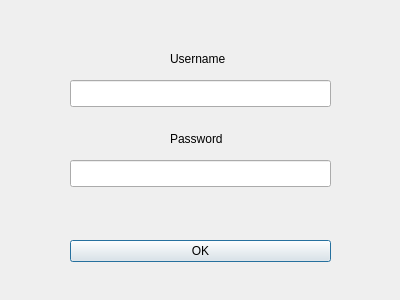
<?xml version="1.0" encoding="UTF-8"?>
<ui version="4.0">
 <class>CadastaDialogBase</class>
 <widget class="QDialog" name="CadastaDialogBase">
  <property name="geometry">
   <rect>
    <x>0</x>
    <y>0</y>
    <width>400</width>
    <height>300</height>
   </rect>
  </property>
  <property name="windowTitle">
   <string>Cadasta QGIS plugin</string>
  </property>
  <widget class="QDialogButtonBox" name="loginButton">
   <property name="geometry">
    <rect>
     <x>70</x>
     <y>240</y>
     <width>261</width>
     <height>32</height>
    </rect>
   </property>
   <property name="orientation">
    <enum>Qt::Vertical</enum>
   </property>
   <property name="standardButtons">
    <set>QDialogButtonBox::Ok</set>
   </property>
   <property name="centerButtons">
    <bool>false</bool>
   </property>
  </widget>
  <widget class="QLineEdit" name="passwordInput">
   <property name="geometry">
    <rect>
     <x>70</x>
     <y>160</y>
     <width>261</width>
     <height>27</height>
    </rect>
   </property>
  </widget>
  <widget class="QLabel" name="label_2">
   <property name="geometry">
    <rect>
     <x>170</x>
     <y>130</y>
     <width>66</width>
     <height>17</height>
    </rect>
   </property>
   <property name="text">
    <string>Password</string>
   </property>
  </widget>
  <widget class="QLabel" name="label">
   <property name="geometry">
    <rect>
     <x>170</x>
     <y>50</y>
     <width>66</width>
     <height>17</height>
    </rect>
   </property>
   <property name="text">
    <string>Username</string>
   </property>
  </widget>
  <widget class="QLineEdit" name="usernameInput">
   <property name="geometry">
    <rect>
     <x>70</x>
     <y>80</y>
     <width>261</width>
     <height>27</height>
    </rect>
   </property>
  </widget>
 </widget>
 <resources/>
 <connections>
  <connection>
   <sender>loginButton</sender>
   <signal>accepted()</signal>
   <receiver>CadastaDialogBase</receiver>
   <slot>accept()</slot>
   <hints>
    <hint type="sourcelabel">
     <x>20</x>
     <y>20</y>
    </hint>
    <hint type="destinationlabel">
     <x>20</x>
     <y>20</y>
    </hint>
   </hints>
  </connection>
  <connection>
   <sender>loginButton</sender>
   <signal>rejected()</signal>
   <receiver>CadastaDialogBase</receiver>
   <slot>reject()</slot>
   <hints>
    <hint type="sourcelabel">
     <x>20</x>
     <y>20</y>
    </hint>
    <hint type="destinationlabel">
     <x>20</x>
     <y>20</y>
    </hint>
   </hints>
  </connection>
 </connections>
</ui>
